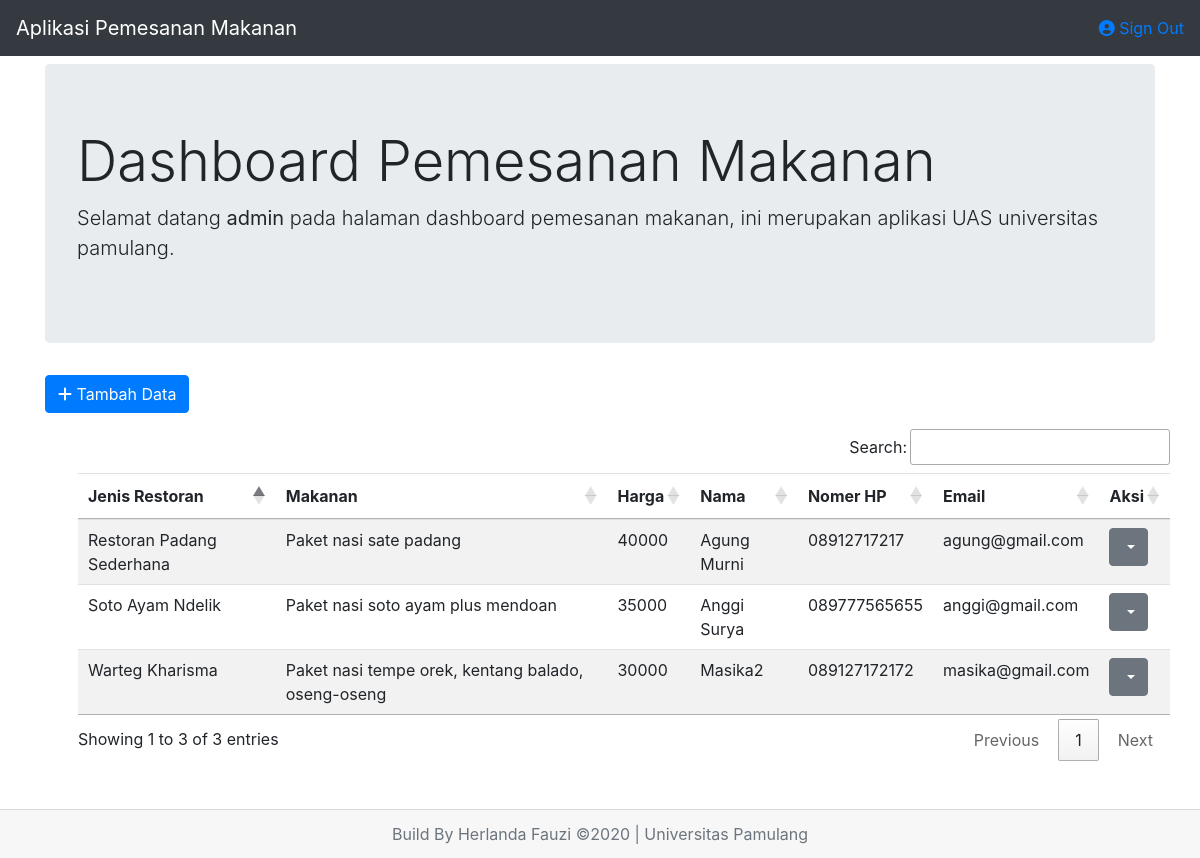
Screenshot of /dashboard.php (signed in) with the database file from the repository.
### tables this page shows
CREATE TABLE `pemesanan` (
  `id` int(11) NOT NULL,
  `jenis` varchar(50) NOT NULL,
  `makanan` varchar(50) NOT NULL,
  `harga` double NOT NULL,
  `nama_lengkap` varchar(50) NOT NULL,
  `no_hp` varchar(50) NOT NULL,
  `email` varchar(50) NOT NULL
);

### dashboard.php (the view, shortened to what this page needs)
<?php
    include("koneksi.php");
    $result = mysqli_query($con, "SELECT * FROM pemesanan ORDER BY id ASC");
?>
<!DOCTYPE html>
<html lang="en">
<head>
    <link rel="stylesheet" href="https://stackpath.bootstrapcdn.com/bootstrap/4.5.0/css/bootstrap.min.css">
    <link rel="stylesheet" type="text/css" href="https://cdn.datatables.net/1.10.21/css/jquery.dataTables.css">
    <link rel="stylesheet" href="https://cdn.datatables.net/buttons/1.6.2/css/buttons.dataTables.min.css">
</head>
<body>
<?php include("header.php");?>
    <div class="container pt-2">
        <div class="row">
            <div class="col-lg-12">
                <div class="jumbotron">
                    <h1 class="display-4">Dashboard Pemesanan Makanan</h1>
                    <p class="lead">Selamat datang <strong><?= $_SESSION['username']; ?></strong> pada halaman dashboard pemesanan makanan, ini merupakan aplikasi UAS universitas pamulang.</p>
                </div>
            </div>
        </div>
        <a href="tambah.php" class="btn btn-primary mb-3"><i class="fas fa-plus"></i> Tambah Data</a>
        <div class="row pl-5">
        <table id="table_id" class="table table-striped">
                <thead>
                    <tr>
                        <th>Jenis Restoran</th>
                        <th>Makanan</th>
                        <th>Harga</th>
                        <th>Nama</th>
                        <th>Nomer HP</th>
                        <th>Email</th>
                        <th>Aksi</th>
                    </tr>
                </thead>
                <tbody>
                    <?php
                        while($data = mysqli_fetch_assoc($result)){
                    ?>
                    <tr>
                        <td><?= $data['jenis']; ?></td>
                        <td><?= $data['makanan']; ?></td>
                        <td><?= $data['harga']; ?></td>
                        <td><?= $data['nama_lengkap']; ?></td>
                        <td><?= $data['no_hp']; ?></td>
                        <td><?= $data['email']; ?></td>
                        <?php
                            if($_SESSION['akses'] == 'superadmin'){
                        ?>
                        <td>
                            <div class="dropdown">
                                <button class="btn btn-secondary dropdown-toggle" type="button" id="dropdownMenuButton" data-toggle="dropdown" aria-haspopup="true" aria-expanded="false">
                                </button>
                            </div>
                        </td>
                        <?php
                            }
                        ?>
                    </tr>
                    <?php } ?>
                </tbody>
            </table>
        </div>
    </div>
    <div class="card-footer text-muted text-center mt-5">
        Build By Herlanda Fauzi &copy;2020 | Universitas Pamulang
    </div>
</body>
</html>

### header.php (shortened to what this page needs)
<nav class="navbar navbar-expand-lg navbar-dark bg-dark">
  <a class="navbar-brand" href="#">Aplikasi Pemesanan Makanan</a>
  <div class="collapse navbar-collapse" id="navbarSupportedContent">
    <div class="my-2 my-lg-0">
      <a href="logout.php"><i class="fas fa-user-circle"></i> Sign Out</a>
    </div>
  </div>
</nav>

### rows the page displays
pemesanan: jenis "Soto Ayam Ndelik", makanan "Paket nasi soto ayam plus mendoan", harga "35000", nama_lengkap "Anggi Surya", no_hp "089777565655", email "anggi@gmail.com"
pemesanan: jenis "Restoran Padang Sederhana", makanan "Paket nasi sate padang", harga "40000", nama_lengkap "Agung Murni", no_hp "08912717217", email "agung@gmail.com"
pemesanan: jenis "Warteg Kharisma", makanan "Paket nasi tempe orek, kentang balado, oseng-oseng", harga "30000", nama_lengkap "Masika2", no_hp "089127172172", email "masika@gmail.com"

### other values shown
$_SESSION['username'] "admin"
